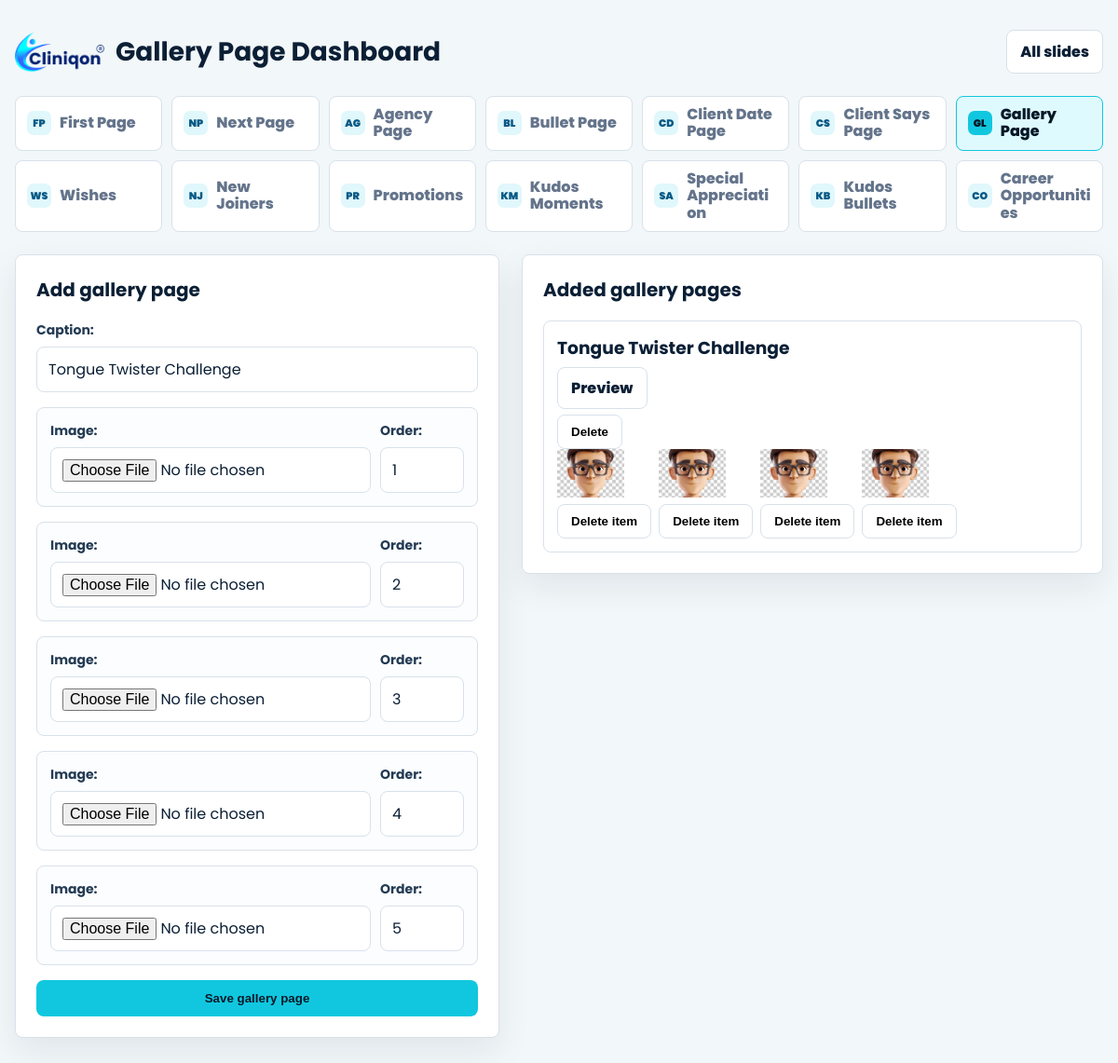
Page /gallery-page/ on the committed database.
### decks/models.py (models this page shows, shortened)
class GalleryPage(models.Model):
    caption = models.CharField(max_length=200, default="Tongue Twister Challenge")
    created_at = models.DateTimeField(auto_now_add=True)
    class Meta:
        ordering = ["-created_at"]
        verbose_name = "gallery page"
        verbose_name_plural = "gallery pages"

class GalleryImage(models.Model):
    page = models.ForeignKey(GalleryPage, related_name="images", on_delete=models.CASCADE)
    image = models.ImageField(upload_to="gallery/")
    order = models.PositiveSmallIntegerField(default=1)
    class Meta:
        ordering = ["order"]
        verbose_name = "gallery image"
        verbose_name_plural = "gallery images"

### decks/views.py (the view)
# urls.py: path("gallery-page/", views.gallery_page_dashboard, name="gallery_page_dashboard"),
def gallery_page_dashboard(request):
    page = None
    if request.method == "POST":
        form = GalleryPageForm(request.POST)
        if form.is_valid():
            page = form.save()
            seen_images = []
            ids = request.POST.getlist("gallery_image_id")
            orders = request.POST.getlist("gallery_image_order")
            for index in range(5):
                image_id = ids[index] if index < len(ids) else ""
                order = orders[index] if index < len(orders) else index + 1
                upload = request.FILES.get(f"gallery_image_{index + 1}")
                gallery_image = GalleryImage(page=page)
                gallery_image.order = order or index + 1
                if upload:
                    gallery_image.image = upload
                if gallery_image.image:
                    gallery_image.save()
                    seen_images.append(gallery_image.pk)
            return redirect("gallery_page_dashboard")
    else:
        form = GalleryPageForm()
    gallery_pages = GalleryPage.objects.prefetch_related("images").all()
    gallery_image_rows = [None] * 5
    return render(
        request,
        "decks/gallery_page_dashboard.html",
        {
            "form": form,
            "page": page,
            "gallery_image_rows": gallery_image_rows,
            "gallery_pages": gallery_pages,
            "active_menu": "gallery",
        },
    )

### decks/forms.py
class GalleryPageForm(forms.ModelForm):
    class Meta:
        model = GalleryPage
        fields = ["caption"]

### decks/templates/decks/gallery_page_dashboard.html (shortened to what this page needs)
{% load static %}
<!DOCTYPE html>
<html lang="en">
<head>
</head>
<body>
    <main class="shell">
        {% include "decks/includes/dashboard_menu.html" with dashboard_title="Gallery Page Dashboard" %}
        <div class="layout">
            <section class="panel">
                <h2 class="form-title">Add gallery page</h2>
                <form method="post" enctype="multipart/form-data">
                    {% for field in form %}
                        <div class="field">
                            {{ field.label_tag }}
                            {{ field }}
                        </div>
                    {% endfor %}
                    {% for image in gallery_image_rows %}
                        <div class="image-row">
                            <div class="image-grid">
                                <div>
                                    <label>Image:</label>
                                    <input type="file" name="gallery_image_{{ forloop.counter }}" accept="image/*">
                                </div>
                                <div>
                                    <label>Order:</label>
                                    <input type="number" name="gallery_image_order" min="1" max="5" value="{% if image %}{{ image.order }}{% else %}{{ forloop.counter }}{% endif %}">
                                </div>
                            </div>
                        </div>
                    {% endfor %}
                    <button class="submit" type="submit">Save gallery page</button>
                </form>
            </section>
            <section class="panel">
                <h2 class="preview-title">Added gallery pages</h2>
                {% for gallery in gallery_pages %}
                    <article class="preview-item">
                        <h3>{{ gallery.caption }}</h3>
                        <p><a class="view-link" href="{% url 'gallery_page_view_detail' gallery.id %}">Preview</a></p>
                        <form method="post" action="{% url 'delete_page_item' 'gallery' gallery.id %}" onsubmit="return confirm('Delete this saved slide?');">
                            <button class="view-link" type="submit">Delete</button>
                        </form>
                        <div class="preview-images">
                            {% for image in gallery.images.all %}
                                <div>
                                    <img src="{{ image.image.url }}" alt="">
                                    <form method="post" action="{% url 'delete_child_item' 'gallery-image' image.id %}" onsubmit="return confirm('Delete this image?');">
                                        <button class="view-link" type="submit">Delete item</button>
                                    </form>
                                </div>
                            {% endfor %}
                        </div>
                    </article>
                {% empty %}
                    <p>No gallery page items added yet.</p>
                {% endfor %}
            </section>
        </div>
    </main>
</body>
</html>

### decks/templates/decks/gallery_page_dashboard.html (style rules this page uses)
:root { --ink: #0b1f35; --muted: #64748b; --line: #d8e1ea; --accent: #11c7df; --panel: #ffffff; --wash: #f2f7f9; }
* { box-sizing: border-box; }
body { margin: 0; min-height: 100vh; color: var(--ink); background: var(--wash); font-family: "Poppins", Arial, Helvetica, sans-serif; }
a { color: inherit; }
.shell { width: min(1180px, calc(100% - 32px)); margin: 0 auto; padding: 32px 0; }
.view-link, .menu a { border: 1px solid var(--line); border-radius: 8px; padding: 10px 14px; text-decoration: none; background: #fff; font-weight: 800; }
.layout { display: grid; grid-template-columns: 520px 1fr; gap: 24px; align-items: start; }
.panel { border: 1px solid var(--line); border-radius: 8px; background: var(--panel); padding: 22px; box-shadow: 0 14px 36px rgba(11, 31, 53, 0.08); }
.form-title, .preview-title { margin: 0 0 18px; font-size: 20px; }
.field, .image-row { margin-bottom: 16px; }
label { display: block; margin-bottom: 7px; color: #243b53; font-size: 14px; font-weight: 700; }
input { width: 100%; border: 1px solid var(--line); border-radius: 8px; padding: 11px 12px; color: var(--ink); background: #fff; font: inherit; }
.image-row { border: 1px solid var(--line); border-radius: 8px; padding: 14px; background: #fbfdff; }
.image-grid { display: grid; grid-template-columns: 1fr 90px; gap: 10px; }
.submit { width: 100%; border: 0; border-radius: 8px; padding: 12px 14px; color: #061827; background: var(--accent); font-weight: 800; cursor: pointer; }
.preview-item { border: 1px solid var(--line); border-radius: 8px; padding: 14px; background: #fff; }
.preview-item h3 { margin: 0 0 8px; }
.preview-images { display: flex; gap: 8px; }
.preview-images img { width: 72px; height: 52px; object-fit: cover; }

### rows in the picture
GalleryPage: caption "Tongue Twister Challenge"
GalleryImage: image (picture)
GalleryImage: image (picture)
GalleryImage: image (picture)
GalleryImage: image (picture)

### other values in the picture
{{ dashboard_title }} "Gallery Page Dashboard"
{{ field.label_tag }} "Caption:"
